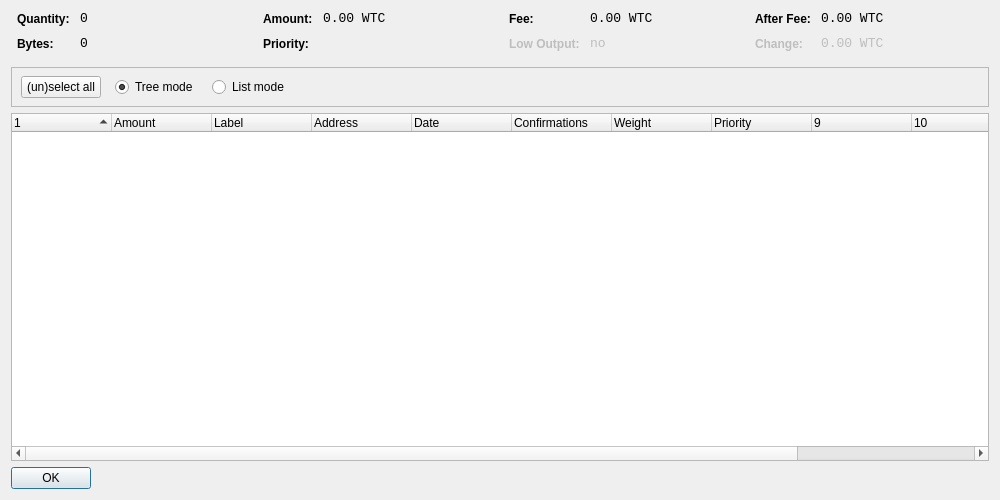
<?xml version="1.0" encoding="UTF-8"?>
<ui version="4.0">
 <class>CoinControlDialog</class>
 <widget class="QWidget" name="CoinControlDialog">
  <property name="geometry">
   <rect>
    <x>0</x>
    <y>0</y>
    <width>1000</width>
    <height>500</height>
   </rect>
  </property>
  <property name="windowTitle">
   <string>Coin Control</string>
  </property>
  <layout class="QVBoxLayout" name="verticalLayout">
   <item>
    <layout class="QHBoxLayout" name="horizontalLayoutTop" stretch="0,0,0,0">
     <property name="topMargin">
      <number>0</number>
     </property>
     <property name="bottomMargin">
      <number>10</number>
     </property>
     <item>
      <layout class="QFormLayout" name="formLayoutCoinControl1">
       <property name="horizontalSpacing">
        <number>10</number>
       </property>
       <property name="verticalSpacing">
        <number>10</number>
       </property>
       <property name="leftMargin">
        <number>6</number>
       </property>
       <property name="rightMargin">
        <number>6</number>
       </property>
       <item row="0" column="0">
        <widget class="QLabel" name="labelCoinControlQuantityText">
         <property name="styleSheet">
          <string notr="true">font-weight:bold;</string>
         </property>
         <property name="text">
          <string>Quantity:</string>
         </property>
        </widget>
       </item>
       <item row="0" column="1">
        <widget class="QLabel" name="labelCoinControlQuantity">
         <property name="font">
          <font>
           <family>Monospace</family>
           <pointsize>10</pointsize>
          </font>
         </property>
         <property name="cursor">
          <cursorShape>IBeamCursor</cursorShape>
         </property>
         <property name="contextMenuPolicy">
          <enum>Qt::ActionsContextMenu</enum>
         </property>
         <property name="text">
          <string notr="true">0</string>
         </property>
         <property name="textInteractionFlags">
          <set>Qt::LinksAccessibleByMouse|Qt::TextSelectableByKeyboard|Qt::TextSelectableByMouse</set>
         </property>
        </widget>
       </item>
       <item row="1" column="0">
        <widget class="QLabel" name="labelCoinControlBytesText">
         <property name="styleSheet">
          <string notr="true">font-weight:bold;</string>
         </property>
         <property name="text">
          <string>Bytes:</string>
         </property>
        </widget>
       </item>
       <item row="1" column="1">
        <widget class="QLabel" name="labelCoinControlBytes">
         <property name="font">
          <font>
           <family>Monospace</family>
           <pointsize>10</pointsize>
          </font>
         </property>
         <property name="cursor">
          <cursorShape>IBeamCursor</cursorShape>
         </property>
         <property name="contextMenuPolicy">
          <enum>Qt::ActionsContextMenu</enum>
         </property>
         <property name="text">
          <string notr="true">0</string>
         </property>
         <property name="textInteractionFlags">
          <set>Qt::LinksAccessibleByMouse|Qt::TextSelectableByKeyboard|Qt::TextSelectableByMouse</set>
         </property>
        </widget>
       </item>
      </layout>
     </item>
     <item>
      <layout class="QFormLayout" name="formLayoutCoinControl2">
       <property name="horizontalSpacing">
        <number>10</number>
       </property>
       <property name="verticalSpacing">
        <number>10</number>
       </property>
       <property name="leftMargin">
        <number>6</number>
       </property>
       <property name="rightMargin">
        <number>6</number>
       </property>
       <item row="0" column="0">
        <widget class="QLabel" name="labelCoinControlAmountText">
         <property name="styleSheet">
          <string notr="true">font-weight:bold;</string>
         </property>
         <property name="text">
          <string>Amount:</string>
         </property>
        </widget>
       </item>
       <item row="0" column="1">
        <widget class="QLabel" name="labelCoinControlAmount">
         <property name="font">
          <font>
           <family>Monospace</family>
           <pointsize>10</pointsize>
          </font>
         </property>
         <property name="cursor">
          <cursorShape>IBeamCursor</cursorShape>
         </property>
         <property name="contextMenuPolicy">
          <enum>Qt::ActionsContextMenu</enum>
         </property>
         <property name="text">
          <string notr="true">0.00 WTC</string>
         </property>
         <property name="textInteractionFlags">
          <set>Qt::LinksAccessibleByMouse|Qt::TextSelectableByKeyboard|Qt::TextSelectableByMouse</set>
         </property>
        </widget>
       </item>
       <item row="1" column="0">
        <widget class="QLabel" name="labelCoinControlPriorityText">
         <property name="styleSheet">
          <string notr="true">font-weight:bold;</string>
         </property>
         <property name="text">
          <string>Priority:</string>
         </property>
        </widget>
       </item>
       <item row="1" column="1">
        <widget class="QLabel" name="labelCoinControlPriority">
         <property name="font">
          <font>
           <family>Monospace</family>
           <pointsize>10</pointsize>
          </font>
         </property>
         <property name="cursor">
          <cursorShape>IBeamCursor</cursorShape>
         </property>
         <property name="contextMenuPolicy">
          <enum>Qt::ActionsContextMenu</enum>
         </property>
         <property name="text">
          <string/>
         </property>
         <property name="textInteractionFlags">
          <set>Qt::LinksAccessibleByMouse|Qt::TextSelectableByKeyboard|Qt::TextSelectableByMouse</set>
         </property>
        </widget>
       </item>
      </layout>
     </item>
     <item>
      <layout class="QFormLayout" name="formLayoutCoinControl3">
       <property name="horizontalSpacing">
        <number>10</number>
       </property>
       <property name="verticalSpacing">
        <number>10</number>
       </property>
       <property name="leftMargin">
        <number>6</number>
       </property>
       <property name="rightMargin">
        <number>6</number>
       </property>
       <item row="0" column="0">
        <widget class="QLabel" name="labelCoinControlFeeText">
         <property name="styleSheet">
          <string notr="true">font-weight:bold;</string>
         </property>
         <property name="text">
          <string>Fee:</string>
         </property>
        </widget>
       </item>
       <item row="0" column="1">
        <widget class="QLabel" name="labelCoinControlFee">
         <property name="font">
          <font>
           <family>Monospace</family>
           <pointsize>10</pointsize>
          </font>
         </property>
         <property name="cursor">
          <cursorShape>IBeamCursor</cursorShape>
         </property>
         <property name="contextMenuPolicy">
          <enum>Qt::ActionsContextMenu</enum>
         </property>
         <property name="text">
          <string notr="true">0.00 WTC</string>
         </property>
         <property name="textInteractionFlags">
          <set>Qt::LinksAccessibleByMouse|Qt::TextSelectableByKeyboard|Qt::TextSelectableByMouse</set>
         </property>
        </widget>
       </item>
       <item row="1" column="0">
        <widget class="QLabel" name="labelCoinControlLowOutputText">
         <property name="enabled">
          <bool>false</bool>
         </property>
         <property name="styleSheet">
          <string notr="true">font-weight:bold;</string>
         </property>
         <property name="text">
          <string>Low Output:</string>
         </property>
        </widget>
       </item>
       <item row="1" column="1">
        <widget class="QLabel" name="labelCoinControlLowOutput">
         <property name="enabled">
          <bool>false</bool>
         </property>
         <property name="font">
          <font>
           <family>Monospace</family>
           <pointsize>10</pointsize>
          </font>
         </property>
         <property name="cursor">
          <cursorShape>IBeamCursor</cursorShape>
         </property>
         <property name="contextMenuPolicy">
          <enum>Qt::ActionsContextMenu</enum>
         </property>
         <property name="text">
          <string>no</string>
         </property>
         <property name="textInteractionFlags">
          <set>Qt::LinksAccessibleByMouse|Qt::TextSelectableByKeyboard|Qt::TextSelectableByMouse</set>
         </property>
        </widget>
       </item>
      </layout>
     </item>
     <item>
      <layout class="QFormLayout" name="formLayoutCoinControl4">
       <property name="horizontalSpacing">
        <number>10</number>
       </property>
       <property name="verticalSpacing">
        <number>10</number>
       </property>
       <property name="leftMargin">
        <number>6</number>
       </property>
       <property name="rightMargin">
        <number>6</number>
       </property>
       <item row="0" column="0">
        <widget class="QLabel" name="labelCoinControlAfterFeeText">
         <property name="styleSheet">
          <string notr="true">font-weight:bold;</string>
         </property>
         <property name="text">
          <string>After Fee:</string>
         </property>
        </widget>
       </item>
       <item row="0" column="1">
        <widget class="QLabel" name="labelCoinControlAfterFee">
         <property name="font">
          <font>
           <family>Monospace</family>
           <pointsize>10</pointsize>
          </font>
         </property>
         <property name="cursor">
          <cursorShape>IBeamCursor</cursorShape>
         </property>
         <property name="contextMenuPolicy">
          <enum>Qt::ActionsContextMenu</enum>
         </property>
         <property name="text">
          <string notr="true">0.00 WTC</string>
         </property>
         <property name="textInteractionFlags">
          <set>Qt::LinksAccessibleByMouse|Qt::TextSelectableByKeyboard|Qt::TextSelectableByMouse</set>
         </property>
        </widget>
       </item>
       <item row="1" column="0">
        <widget class="QLabel" name="labelCoinControlChangeText">
         <property name="enabled">
          <bool>false</bool>
         </property>
         <property name="styleSheet">
          <string notr="true">font-weight:bold;</string>
         </property>
         <property name="text">
          <string>Change:</string>
         </property>
        </widget>
       </item>
       <item row="1" column="1">
        <widget class="QLabel" name="labelCoinControlChange">
         <property name="enabled">
          <bool>false</bool>
         </property>
         <property name="font">
          <font>
           <family>Monospace</family>
           <pointsize>10</pointsize>
          </font>
         </property>
         <property name="cursor">
          <cursorShape>IBeamCursor</cursorShape>
         </property>
         <property name="contextMenuPolicy">
          <enum>Qt::ActionsContextMenu</enum>
         </property>
         <property name="text">
          <string notr="true">0.00 WTC</string>
         </property>
         <property name="textInteractionFlags">
          <set>Qt::LinksAccessibleByMouse|Qt::TextSelectableByKeyboard|Qt::TextSelectableByMouse</set>
         </property>
        </widget>
       </item>
      </layout>
     </item>
    </layout>
   </item>
   <item>
    <widget class="QFrame" name="frame">
     <property name="minimumSize">
      <size>
       <width>0</width>
       <height>40</height>
      </size>
     </property>
     <property name="frameShape">
      <enum>QFrame::StyledPanel</enum>
     </property>
     <property name="frameShadow">
      <enum>QFrame::Sunken</enum>
     </property>
     <widget class="QWidget" name="horizontalLayoutWidget">
      <property name="geometry">
       <rect>
        <x>10</x>
        <y>0</y>
        <width>781</width>
        <height>41</height>
       </rect>
      </property>
      <layout class="QHBoxLayout" name="horizontalLayoutPanel" stretch="0,0,0,0">
       <property name="spacing">
        <number>14</number>
       </property>
       <item>
        <widget class="QPushButton" name="pushButtonSelectAll">
         <property name="sizePolicy">
          <sizepolicy hsizetype="Maximum" vsizetype="Fixed">
           <horstretch>0</horstretch>
           <verstretch>0</verstretch>
          </sizepolicy>
         </property>
         <property name="text">
          <string>(un)select all</string>
         </property>
        </widget>
       </item>
       <item>
        <widget class="QRadioButton" name="radioTreeMode">
         <property name="sizePolicy">
          <sizepolicy hsizetype="Maximum" vsizetype="Fixed">
           <horstretch>0</horstretch>
           <verstretch>0</verstretch>
          </sizepolicy>
         </property>
         <property name="text">
          <string>Tree mode</string>
         </property>
         <property name="checked">
          <bool>true</bool>
         </property>
        </widget>
       </item>
       <item>
        <widget class="QRadioButton" name="radioListMode">
         <property name="sizePolicy">
          <sizepolicy hsizetype="Maximum" vsizetype="Fixed">
           <horstretch>0</horstretch>
           <verstretch>0</verstretch>
          </sizepolicy>
         </property>
         <property name="text">
          <string>List mode</string>
         </property>
        </widget>
       </item>
       <item>
        <spacer name="horizontalSpacer">
         <property name="orientation">
          <enum>Qt::Horizontal</enum>
         </property>
         <property name="sizeHint" stdset="0">
          <size>
           <width>40</width>
           <height>20</height>
          </size>
         </property>
        </spacer>
       </item>
      </layout>
     </widget>
    </widget>
   </item>
   <item>
    <widget class="CoinControlTreeWidget" name="treeWidget">
     <property name="contextMenuPolicy">
      <enum>Qt::CustomContextMenu</enum>
     </property>
     <property name="sortingEnabled">
      <bool>false</bool>
     </property>
     <property name="columnCount">
      <number>12</number>
     </property>
     <attribute name="headerShowSortIndicator" stdset="0">
      <bool>true</bool>
     </attribute>
     <attribute name="headerStretchLastSection">
      <bool>false</bool>
     </attribute>
     <column>
      <property name="text">
       <string/>
      </property>
     </column>
     <column>
      <property name="text">
       <string>Amount</string>
      </property>
     </column>
     <column>
      <property name="text">
       <string>Label</string>
      </property>
     </column>
     <column>
      <property name="text">
       <string>Address</string>
      </property>
     </column>
     <column>
      <property name="text">
       <string>Date</string>
      </property>
     </column>
     <column>
      <property name="text">
       <string>Confirmations</string>
      </property>
      <property name="toolTip">
       <string>Confirmed</string>
      </property>
     </column>
     <column>
      <property name="text">
       <string>Weight</string>
      </property>
     </column>
     <column>
      <property name="text">
       <string>Priority</string>
      </property>
     </column>
     <column>
      <property name="text">
       <string/>
      </property>
     </column>
     <column>
      <property name="text">
       <string/>
      </property>
     </column>
     <column>
      <property name="text">
       <string/>
      </property>
     </column>
     <column>
      <property name="text">
       <string/>
      </property>
     </column>
    </widget>
   </item>
   <item>
    <widget class="QDialogButtonBox" name="buttonBox">
     <property name="sizePolicy">
      <sizepolicy hsizetype="Maximum" vsizetype="Fixed">
       <horstretch>0</horstretch>
       <verstretch>0</verstretch>
      </sizepolicy>
     </property>
     <property name="orientation">
      <enum>Qt::Horizontal</enum>
     </property>
     <property name="standardButtons">
      <set>QDialogButtonBox::Ok</set>
     </property>
    </widget>
   </item>
  </layout>
 </widget>
 <customwidgets>
  <customwidget>
   <class>CoinControlTreeWidget</class>
   <extends>QTreeWidget</extends>
   <header>coincontroltreewidget.h</header>
  </customwidget>
 </customwidgets>
 <resources/>
 <connections/>
</ui>
